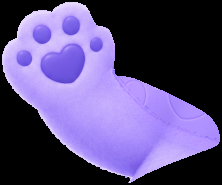
#> input picture assets/mascot/arm_wave.png, 222 x 185 px
$ python -i prepare_mascot.py   (imports and definitions only)   (older library calls are emulated)
#> lines starting #> are read from the running program, lines starting #| are printed output that depends on the picture; after the words box and inside, x2 and y2 are one past the last pixel; in counts of white or black regions, pixels touching at a corner belong together
#!/usr/bin/env python
"""BabyBoo mascot asset pipeline.

Turns the single flat render (assets/mascot/buddy_source.png) into a 2.5D rig:
matte, separated parts with reconstructed hidden fur, face-feature sprites,
normal maps, rig.json, manifest.json, a generated asset module for the app,
and a QA contact sheet.

Usage (from the repo root):
    python tools/prepare_mascot.py            # full run
    python tools/prepare_mascot.py --scale 0.5

Layered artist art can replace any derived part: drop full-frame PNGs
(1254 x 1254, same framing as the source) into assets/mascot/artist/ named
after the part (head.png, arm_wave.png, eye_l.png, ...) or a pose
(pose_yawn.png, pose_cheer.png, pose_sleepy.png) and re-run. The manifest
marks those parts `source: "artist"` and the app picks them up through the
regenerated asset module, with no hand-written code changes.

Requires: numpy, opencv-python, pillow. `rembg` is optional (--rembg); the
default colour/edge matte works offline and suits the flat cream background.
"""

from __future__ import annotations

import argparse
import json
import os
import sys
from pathlib import Path

import cv2
import numpy as np
from PIL import Image

sys.path.insert(0, str(Path(__file__).resolve().parent))
import mascot_shapes as SH  # noqa: E402

ROOT = Path(__file__).resolve().parent.parent
SRC = ROOT / 'assets/mascot/buddy_source.png'
OUT = ROOT / 'assets/mascot'
ARTIST = OUT / 'artist'
DOCS = ROOT / 'docs'
GEN_TS = ROOT / 'src/onboarding/hero/mascot/mascotAssets.generated.ts'
N = SH.SOURCE_SIZE
SHADOW_RGB = np.array([0.12, 0.03, 0.63], np.float32)  # chin shadow tint
SEEDS = {'ear_l': 1, 'ear_r': 2, 'torso': 3, 'arm_rest': 4, 'leg_l': 5, 'leg_r': 6, 'arm_wave': 7, 'head': 8}

# ---------------------------------------------------------------------------
# Colour helpers
# ---------------------------------------------------------------------------


def to_lab(rgb01):
    u8 = np.clip(rgb01 * 255 + 0.5, 0, 255).astype(np.uint8)
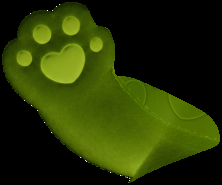
#> u8: shape (185, 222, 3); mean R, G, B 39.1, 51.7, 3.5
    lab = cv2.cvtColor(u8, cv2.COLOR_RGB2LAB).astype(np.float32)
    lab[..., 0] *= 100.0 / 255.0
    lab[..., 1:] -= 128.0
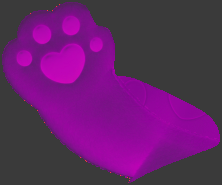
#> lab: shape (185, 222, 3) float32; mean R, G, B 20, -11.3, 22.1; drawn with min black and max white
    return lab


# [30 lines left out: functions to_lab_f, lab_f_to_rgb, not called in this run]


def lum(rgb):
    return rgb[..., 0] * 0.2126 + rgb[..., 1] * 0.7152 + rgb[..., 2] * 0.0722


def smoothstep(e0, e1, x):
    t = np.clip((x - e0) / (e1 - e0), 0, 1)
    return t * t * (3 - 2 * t)


def masked_blur(img, mask, sigma):
    m = mask.astype(np.float32)
    if img.ndim == 3:
        num = cv2.GaussianBlur(img * m[..., None], (0, 0), sigma)
        den = cv2.GaussianBlur(m, (0, 0), sigma)[..., None]
    else:
        num = cv2.GaussianBlur(img * m, (0, 0), sigma)
        den = cv2.GaussianBlur(m, (0, 0), sigma)
    return num / np.maximum(den, 1e-6)


# [37 lines left out: functions smooth_noise, signed_distance, soft_mask, poly_mask, ellipse_mask, not called in this run]


def circle_mask(center, r):
    yy, xx = np.mgrid[0:N, 0:N]
    return (xx - center[0]) ** 2 + (yy - center[1]) ** 2 <= r * r


# [47 lines left out: functions head_mask, bbox, not called in this run]


# ---------------------------------------------------------------------------
# Step 1: matte
# ---------------------------------------------------------------------------


def compute_matte(rgb, use_rembg=False):
    lab = to_lab(rgb)
    border = np.concatenate([lab[:24].reshape(-1, 3), lab[-24:].reshape(-1, 3),
                             lab[:, :24].reshape(-1, 3), lab[:, -24:].reshape(-1, 3)])
    bg_lab = np.median(border, 0)
#> bg_lab = [0, 0, 0]
    bg_rgb = np.median(np.concatenate([rgb[:24].reshape(-1, 3), rgb[-24:].reshape(-1, 3)]), 0)
#> bg_rgb = [0, 0, 0]
    chroma = np.sqrt((lab[..., 1] - bg_lab[1]) ** 2 + (lab[..., 2] - bg_lab[2]) ** 2)
    # Near the floor the baked contact shadow is purple-tinted; demand much
    # stronger chroma there so the matte stops at the fur, not the shadow.
    yy = np.mgrid[0:rgb.shape[0], 0:rgb.shape[1]][0].astype(np.float32)
    floor = smoothstep(1095.0, 1135.0, yy)
    hard = chroma > (14 + 24 * floor)
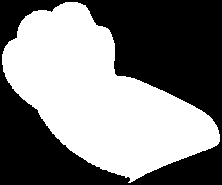
#> hard: shape (185, 222) bool; 49.5% white; 1 white region, box (x1, y1, x2, y2) and area: (2, 2, 220, 183) 20337
    # Background = low-chroma pixels connected to the border; anything enclosed
    # (eye highlights, white glints) is foreground.
    low = (~hard).astype(np.uint8)
    # Erode first so thin pale seams inside the bear (ear/head junction) do not
    # connect to the background, then grow back within the low-chroma area.
    low_e = cv2.erode(low, np.ones((5, 5), np.uint8))
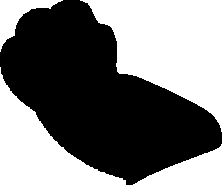
#> low_e: shape (185, 222); values 0 (black) and 1 (white), 46.5% white; 4 white regions, box (x1, y1, x2, y2) and area: (80, 0, 222, 132) 10419, (0, 67, 126, 185) 5745, (133, 144, 222, 185) 1847, (0, 0, 63, 52) 1092
    n, lbl = cv2.connectedComponents(low_e, connectivity=4)
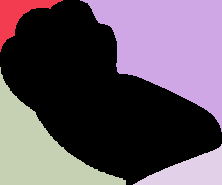
#> lbl: shape (185, 222) int32; 5 distinct labels, from 0 to 4; one colour per label, 0 black
#> n = 5
    border_labels = set(np.unique(np.concatenate([lbl[0], lbl[-1], lbl[:, 0], lbl[:, -1]])))
#> border_labels = 5 items
    bg = np.isin(lbl, [l for l in border_labels if l != 0]) & (low_e == 1)
    bg = (cv2.dilate(bg.astype(np.uint8), np.ones((5, 5), np.uint8)) > 0) & (low == 1)
#> bg: shape (185, 222) bool; 50.3% white; 1 black region, box (x1, y1, x2, y2) and area: (0, 0, 222, 185) 20417
    fg_solid = ~bg
    alpha = np.clip((chroma - (5.0 + 26 * floor)) / ((24.0 + 34 * floor) - (5.0 + 26 * floor)), 0, 1)
    alpha = (alpha * alpha * (3 - 2 * alpha)).astype(np.float32)
    inside = cv2.distanceTransform(fg_solid.astype(np.uint8), cv2.DIST_L2, 5)
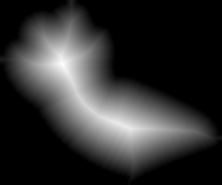
#> inside: shape (185, 222) float32; min 0, max 51.58, mean 9.8; drawn with min black and max white
    outside = cv2.distanceTransform((~fg_solid).astype(np.uint8), cv2.DIST_L2, 5)
    alpha[inside > 3.0] = 1.0
#> alpha: shape (185, 222) float32; min 0, max 1, mean 0.496
    alpha[(outside > 8.0)] = 0.0
    alpha[(floor > 0.5) & ~fg_solid] = 0.0
    if use_rembg:
        try:
            from rembg import remove  # type: ignore
            rb = np.asarray(remove(Image.fromarray((rgb * 255).astype(np.uint8)))).astype(np.float32)[..., 3] / 255
            alpha = np.minimum(np.maximum(alpha, rb * (inside > 0)), 1)
        except Exception as e:  # pragma: no cover
            print('rembg unavailable, using colour matte:', e)
    # Decontaminate edge colours (remove the cream fringe).
    a3 = np.maximum(alpha, 1e-3)[..., None]
    fg = (rgb - (1 - alpha[..., None]) * bg_rgb) / a3
    fg = np.where(alpha[..., None] > 0.02, np.clip(fg, 0, 1), rgb)
    # Very thin alpha: blend toward interior colour to avoid noisy fringe.
    interior = masked_blur(rgb, alpha > 0.95, 3.0)
#> in masked_blur, `m = mask.astype(np.float32)`: m: shape (185, 222) float32; values 0 (black) and 1 (white), 49.6% white; 1 white region, box (x1, y1, x2, y2) and area: (0, 0, 222, 183) 20362
    t = smoothstep(0.02, 0.35, alpha)[..., None]
    fg = fg * t + interior * (1 - t)
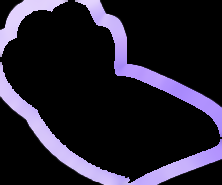
#> fg: shape (185, 222, 3) float64; mean R, G, B 36.6, 32.5, 45.9; drawn with min black and max white
    return alpha, fg.astype(np.float32), bg_rgb


# ---------------------------------------------------------------------------
# Step 3: hidden-fur reconstruction
# ---------------------------------------------------------------------------


# [177 lines left out: functions fur_detail_tile, tile_detail, reconstruct, solve_foreground, feature_alpha, fit_eye and 6 more, not called in this run]


# ---------------------------------------------------------------------------
# Mouth model (vector shapes shared with the app)
# ---------------------------------------------------------------------------


MOUTH_PTS = 48


# [616 lines left out: functions resample_closed, fit_mouth_model, derive_mouth_shapes, main, write_generated_ts, not called in this run]


# [2 lines not run here, left out]

>>> import cv2
>>> picture = cv2.cvtColor(cv2.imread('../assets/mascot/arm_wave.png'), cv2.COLOR_BGR2RGB)
>>> result = compute_matte(picture)

$ run again, on assets/mascot/eyes_open.png
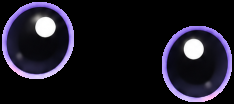
#> input picture assets/mascot/eyes_open.png, 234 x 104 px
#> bg_lab = [0, 0, 0]
#> hard: shape (104, 234) bool; 11.1% white; 4 white regions (1 under 20 px), largest, box (x1, y1, x2, y2) and area: (2, 2, 74, 79) 1343, (162, 26, 232, 102) 1334, (24, 66, 33, 70) 23
#> low_e: shape (104, 234); values 0 (black) and 1 (white), 79.5% white; 2 black regions, box (x1, y1, x2, y2) and area: (0, 0, 76, 81) 2514, (160, 24, 234, 104) 2487
#> in compute_matte, `n, lbl = cv2.connectedComponents(low_e, connectivity=4)`:
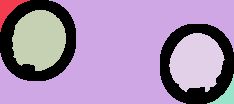
#> lbl: shape (104, 234) int32; 6 distinct labels, from 0 to 5; one colour per label, 0 black
#> n = 6
#> border_labels = 4 items
#> fg_solid: shape (104, 234) bool; 36.5% white; 2 white regions, box (x1, y1, x2, y2) and area: (0, 0, 74, 79) 4499, (162, 26, 234, 104) 4380
#> a3: shape (104, 234, 1) float32; values 0.001 (black) and 1 (white), 36.3% white; 2 white regions, box (x1, y1, x2, y2) and area: (0, 0, 74, 79) 4475, (162, 26, 234, 104) 4356
#> in compute_matte, `fg = fg * t + interior * (1 - t)`:
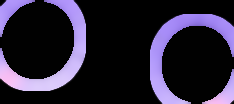
#> fg: shape (104, 234, 3) float64; mean R, G, B 41.1, 35.4, 53.5
